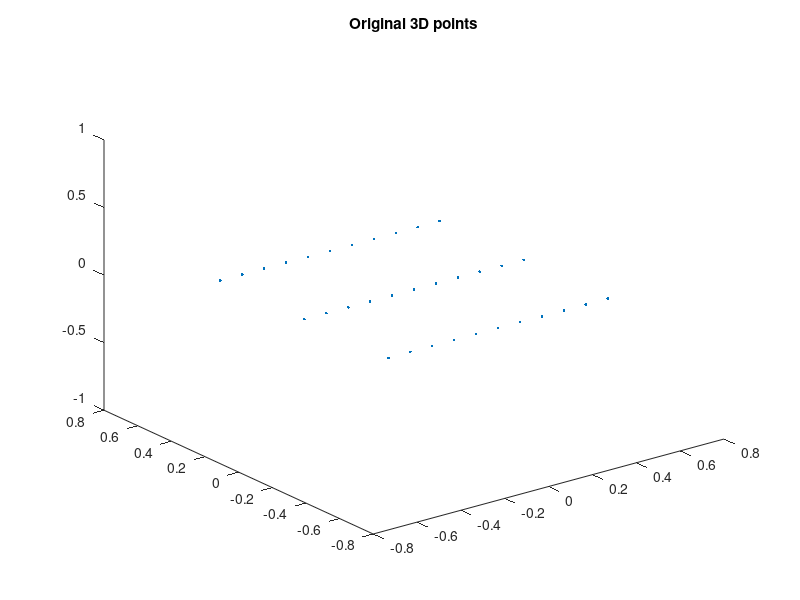

Write the MATLAB code that produced this figure.
function [ pointList ] = generatePoints( )
%generatePoints Generates a list of points
%   Detailed explanation goes here

% A very simple point list to start
[X, Y, Z] = ndgrid(-0.5:0.1:0.5, -0.5:0.5:0.5, 0);%, -0.5:0.5:0.5);
pointList = [X(:), Y(:), Z(:)];

% DEBUG: View points
figure, plot3(pointList(:,1), pointList(:,2), pointList(:,3), '.'); 
title('Original 3D points');

end

